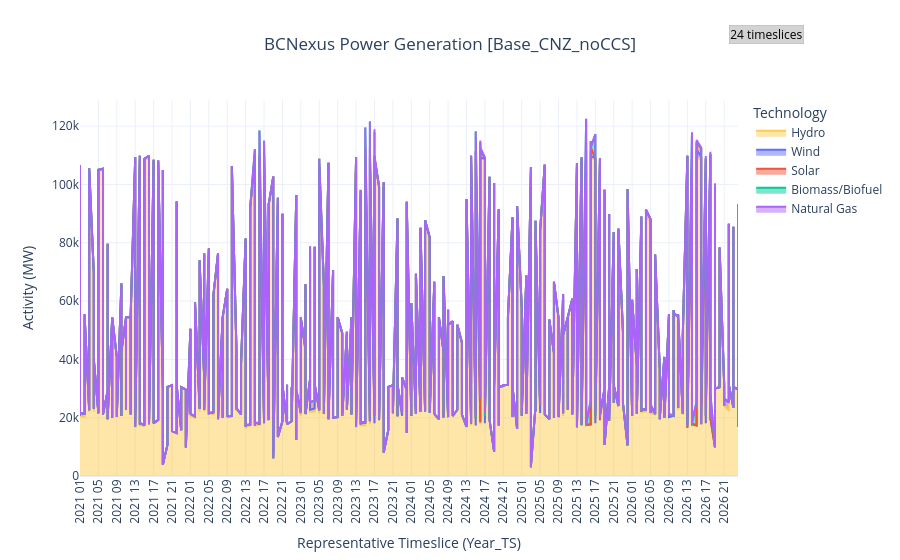

The cell this chart's notebook holds for it:
### Code cell
nexus_plots['Energy']['power_generation_timeslices']

### Figure 1 — Plotly figure (JSON) as saved in the notebook; plotly's stock layout.template omitted (floating-point values rounded to 4 significant figures; data arrays with more than 128 entries replaced by an {"elided": "..."} marker saying what was removed)
{"data": [{"fillpattern": {"shape": ""}, "hovertemplate": "power_techs_labels=Hydro<br>Representative Timeslice (Year_TS)=%{x}<br>Activity (MW)=%{y}<extra></extra>", "legendgroup": "Hydro", "line": {"color": "#FECB52"}, "marker": {"symbol": "circle"}, "mode": "lines", "name": "Hydro", "orientation": "v", "showlegend": true, "stackgroup": "1", "type": "scatter", "x": {"elided": "356 str values"}, "xaxis": "x", "y": {"elided": "356 float values"}, "yaxis": "y"}, {"fillpattern": {"shape": ""}, "hovertemplate": "power_techs_labels=Wind<br>Representative Timeslice (Year_TS)=%{x}<br>Activity (MW)=%{y}<extra></extra>", "legendgroup": "Wind", "line": {"color": "#636efa"}, "marker": {"symbol": "circle"}, "mode": "lines", "name": "Wind", "orientation": "v", "showlegend": true, "stackgroup": "1", "type": "scatter", "x": {"elided": "632 str values"}, "xaxis": "x", "y": {"elided": "632 float values"}, "yaxis": "y"}, {"fillpattern": {"shape": ""}, "hovertemplate": "power_techs_labels=Solar<br>Representative Timeslice (Year_TS)=%{x}<br>Activity (MW)=%{y}<extra></extra>", "legendgroup": "Solar", "line": {"color": "#EF553B"}, "marker": {"symbol": "circle"}, "mode": "lines", "name": "Solar", "orientation": "v", "showlegend": true, "stackgroup": "1", "type": "scatter", "x": ["2022 02", "2022 03", "2022 04", "2022 06", "2022 08", "2022 09", "2022 11", "2022 12", "2022 14", "2022 15", "2022 16", "2022 17", "2022 18", "2022 21", "2022 23", "2023 02", "2023 02", "2023 03", "2023 03", "2023 04", "2023 04", "2023 05", "2023 05", "2023 06", "2023 06", "2023 14", "2023 14", "2023 15", "2023 15", "2023 16", "2023 16", "2023 17", "2023 17", "2023 18", "2023 18", "2023 23", "2023 23", "2024 06", "2024 06", "2024 08", "2024 08", "2024 15", "2024 15", "2024 16", "2024 16", "2024 17", "2024 17", "2025 05", "2025 05", "2025 10", "2025 10", "2025 14", "2025 14", "2025 15", "2025 15", "2025 16", "2025 16", "2025 17", "2025 17", "2025 18", "2025 18", "2026 09", "2026 09", "2026 14", "2026 14", "2026 15", "2026 15", "2026 16", "2026 16", "2026 17", "2026 17", "2026 18", "2026 18"], "xaxis": "x", "y": [0.111, 4.12, 4.12, 0.05904, 0.09692, 4.12, 3.579, 0.05822, 0.05312, 3.556, 4.12, 2.918, 0.02259, 0.8592, 0.9567, 686.9, 0.111, 4.345, 2563.0, 2760.0, 6.834, 3.329, 2415.0, 742.2, 0.05904, 340.7, 0.05312, 3.556, 2458.0, 4.12, 2856.0, 2473.0, 2.918, 0.02259, 356.8, 1206.0, 0.9567, 742.2, 0.05904, 0.09692, 183.4, 2458.0, 3.556, 4.12, 2856.0, 2.918, 2473.0, 2415.0, 3.329, 1772.0, 6.909, 0.05312, 340.7, 2458.0, 3.556, 4.12, 2856.0, 2.918, 2473.0, 0.02259, 356.8, 4.276, 1128.0, 0.05312, 340.7, 3.556, 2458.0, 2856.0, 4.12, 2.918, 2473.0, 0.02259, 356.8], "yaxis": "y"}, {"fillpattern": {"shape": ""}, "hovertemplate": "power_techs_labels=Biomass/Biofuel<br>Representative Timeslice (Year_TS)=%{x}<br>Activity (MW)=%{y}<extra></extra>", "legendgroup": "Biomass/Biofuel", "line": {"color": "#00cc96"}, "marker": {"symbol": "circle"}, "mode": "lines", "name": "Biomass/Biofuel", "orientation": "v", "showlegend": true, "stackgroup": "1", "type": "scatter", "x": ["2022 15", "2022 15", "2022 16", "2022 16", "2022 17", "2022 17", "2023 15", "2023 15", "2023 16", "2023 16", "2023 16", "2023 16", "2023 17", "2023 17", "2023 17", "2023 17", "2024 15", "2024 15", "2024 15", "2024 15", "2024 16", "2024 16", "2024 16", "2024 16", "2024 17", "2024 17", "2024 17", "2024 17", "2025 14", "2025 14", "2025 15", "2025 15", "2025 15", "2025 15", "2025 16", "2025 16", "2025 16", "2025 16", "2025 17", "2025 17", "2025 17", "2025 17", "2025 18", "2025 18", "2026 13", "2026 13", "2026 14", "2026 14", "2026 14", "2026 14", "2026 15", "2026 15", "2026 15", "2026 15", "2026 16", "2026 16", "2026 16", "2026 16", "2026 17", "2026 17", "2026 17", "2026 17", "2026 18", "2026 18", "2026 18", "2026 18"], "xaxis": "x", "y": [2517.0, 72.48, 248.2, 8619.0, 148.4, 5153.0, 207.7, 7211.0, 5.55, 192.7, 8874.0, 255.6, 192.7, 255.6, 8874.0, 5.55, 238.4, 192.7, 5.55, 8278.0, 8278.0, 238.4, 192.7, 5.55, 192.7, 238.4, 8278.0, 5.55, 266.6, 7.678, 8278.0, 238.4, 184.0, 5.298, 8278.0, 184.0, 238.4, 5.298, 8278.0, 5.298, 238.4, 184.0, 10.93, 379.4, 22.31, 774.7, 8278.0, 238.4, 5.298, 184.0, 8278.0, 238.4, 5.298, 184.0, 184.0, 5.298, 238.4, 8278.0, 184.0, 238.4, 8278.0, 5.298, 238.4, 184.0, 5.298, 8278.0], "yaxis": "y"}, {"fillpattern": {"shape": ""}, "hovertemplate": "power_techs_labels=Natural Gas<br>Representative Timeslice (Year_TS)=%{x}<br>Activity (MW)=%{y}<extra></extra>", "legendgroup": "Natural Gas", "line": {"color": "#ab63fa"}, "marker": {"symbol": "circle"}, "mode": "lines", "name": "Natural Gas", "orientation": "v", "showlegend": true, "stackgroup": "1", "type": "scatter", "x": ["2023 16", "2023 16", "2023 16", "2023 16", "2023 17", "2023 17", "2024 15", "2024 15", "2024 15", "2024 15", "2024 16", "2024 16", "2024 16", "2024 16", "2024 17", "2024 17", "2024 17", "2024 17", "2025 15", "2025 15", "2025 15", "2025 15", "2025 16", "2025 16", "2025 16", "2025 16", "2025 17", "2025 17", "2025 17", "2025 17", "2026 14", "2026 14", "2026 14", "2026 14", "2026 15", "2026 15", "2026 15", "2026 15", "2026 16", "2026 16", "2026 16", "2026 16", "2026 17", "2026 17", "2026 17", "2026 17", "2026 18", "2026 18"], "xaxis": "x", "y": [72.93, 3241.0, 21.68, 963.6, 21.36, 949.4, 700.8, 1.55, 15.77, 68.87, 7.919, 15.77, 352.0, 700.8, 15.77, 21.68, 700.8, 963.6, 21.68, 963.6, 15.77, 700.8, 0.2279, 10.13, 700.8, 15.77, 15.77, 15.44, 686.4, 700.8, 748.5, 15.77, 700.8, 16.84, 21.68, 963.6, 15.77, 700.8, 6.177, 15.77, 0.139, 700.8, 707.1, 700.8, 15.77, 15.91, 700.8, 15.77], "yaxis": "y"}], "layout": {"annotations": [{"align": "center", "bgcolor": "lightgrey", "bordercolor": "grey", "borderwidth": 0.2, "font": {"color": "black", "size": 12}, "showarrow": false, "text": "24 timeslices", "x": 1.1, "xref": "paper", "y": 1.2, "yref": "paper"}], "legend": {"title": {"text": "Technology"}, "tracegroupgap": 0}, "title": {"text": "BCNexus Power Generation [Base_CNZ_noCCS]", "x": 0.5}, "xaxis": {"anchor": "y", "domain": [0, 1], "tickangle": -90, "title": {"text": "Representative Timeslice (Year_TS)"}}, "yaxis": {"anchor": "x", "domain": [0, 1], "title": {"text": "Activity (MW)"}}}}
